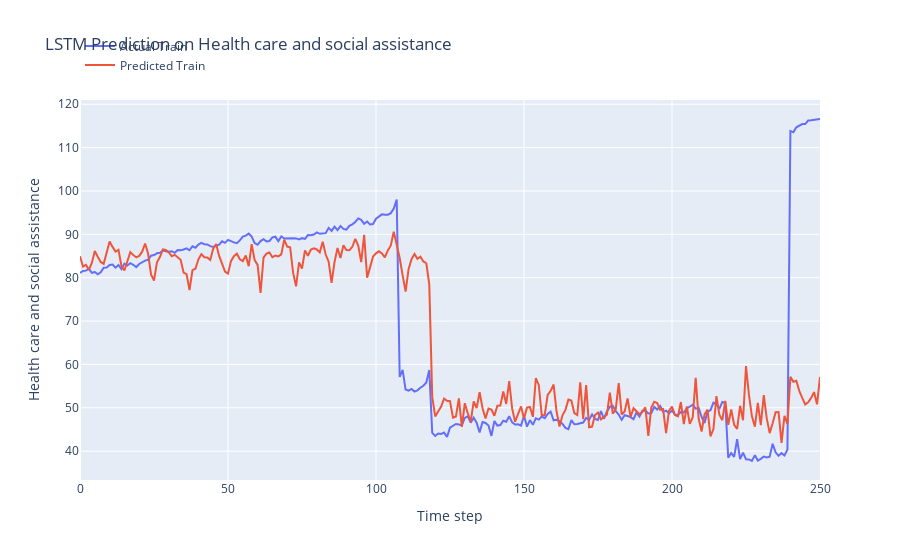

This figure's notebook cell:
### Code cell
print('Train Mean Absolute Error:', mean_absolute_error(y_train, train_predict))
print('Train Root Mean Squared Error:',np.sqrt(mean_squared_error(y_train, train_predict)))

# plot the actual and predicted values for test data
trace1 = go.Scatter(x=np.arange(len(y_train)), y=y_train.flatten(), mode='lines', name='Actual Train')
trace2 = go.Scatter(x=np.arange(len(train_predict)), y=train_predict.flatten(), mode='lines', name='Predicted Train')

# Create layout
layout = go.Layout(
    title='LSTM Prediction on Health care and social assistance',
    xaxis=dict(title='Time step'),
    yaxis=dict(title='Health care and social assistance'),
    legend=dict(x=0, y=1.18)
)

# Create figure
fig = go.Figure(data=[trace1, trace2], layout=layout)

# Show plot
fig.show()

### Figure 1 — Plotly figure (JSON) as saved in the notebook; plotly's stock layout.template omitted (floating-point values rounded to 4 significant figures; data arrays with more than 128 entries replaced by an {"elided": "..."} marker saying what was removed)
{"data": [{"mode": "lines", "name": "Actual Train", "type": "scatter", "x": {"elided": "251 int values"}, "y": {"elided": "251 float values"}}, {"mode": "lines", "name": "Predicted Train", "type": "scatter", "x": {"elided": "251 int values"}, "y": {"elided": "251 float values"}}], "layout": {"legend": {"x": 0, "y": 1.18}, "title": {"text": "LSTM Prediction on Health care and social assistance"}, "xaxis": {"title": {"text": "Time step"}}, "yaxis": {"title": {"text": "Health care and social assistance"}}}}
